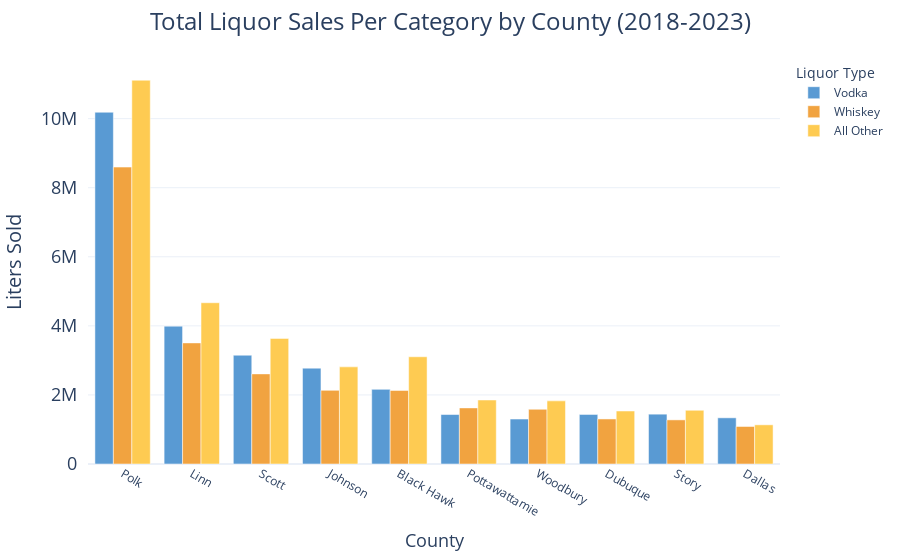

Notebook cell for this chart:
### Code cell
short_liquor_order = ['Vodka', 'Whiskey', 'All Other' ]
#county_order = ['Polk', 'Linn', 'Scott', 'Johnson', 'Black Hawk', 'Pottawattamie', 'Woodbury', 'Dubuque', 'Story', 'Dallas']
fig = px.bar(
    top_cats_counties_df, 
    x='county', 
    y='liters_sold_per_cat', 
    color='liquor_type', 
    template='plotly_white',
    category_orders = {'liquor_type': liquor_order, 'county': county_order},
    color_discrete_map = liquor_colors,
    barmode='group',  # Group bars, not stack them
    labels={'liters_sold_per_cat': 'Liters Sold Per Category ', 'county': 'County ', 'liquor_type': 'Liquor Type '},  # Renaming axis labels for clarity
)

# Update layout if necessary
fig.update_layout(
        xaxis = dict(
        title = 'County',
        title_font = dict(size = 18),
        tickfont=dict(size=12)
        ),
    
        yaxis = dict(
        title='Liters Sold',
        title_font = dict(size = 20),
        tickfont=dict(size=18),
        ticksuffix = '  ',
        tickformat= ".0s" # No decimal places, use SI notation
       ) ,
    
       title=dict(
        text = 'Total Liquor Sales Per Category by County (2018-2023)',
        x = .5,
        xanchor = 'center',
        font_size = 24
     ),
    
)

fig.show()

### Figure 1 — Plotly figure (JSON) as saved in the notebook; plotly's stock layout.template omitted (floating-point values rounded to 4 significant figures)
{"data": [{"alignmentgroup": "True", "hovertemplate": "Liquor Type =Vodka<br>County =%{x}<br>Liters Sold Per Category =%{y}<extra></extra>", "legendgroup": "Vodka", "marker": {"color": "#599ad3", "pattern": {"shape": ""}}, "name": "Vodka", "offsetgroup": "Vodka", "orientation": "v", "showlegend": true, "textposition": "auto", "type": "bar", "x": ["Woodbury", "Dallas", "Pottawattamie", "Dubuque", "Story", "Black Hawk", "Johnson", "Scott", "Linn", "Polk"], "xaxis": "x", "y": [1302000.0, 1337000.0, 1433000.0, 1434000.0, 1443000.0, 2161000.0, 2775000.0, 3150000.0, 3992000.0, 10180000.0], "yaxis": "y"}, {"alignmentgroup": "True", "hovertemplate": "Liquor Type =Whiskey<br>County =%{x}<br>Liters Sold Per Category =%{y}<extra></extra>", "legendgroup": "Whiskey", "marker": {"color": "#f1a340", "pattern": {"shape": ""}}, "name": "Whiskey", "offsetgroup": "Whiskey", "orientation": "v", "showlegend": true, "textposition": "auto", "type": "bar", "x": ["Dallas", "Story", "Dubuque", "Woodbury", "Pottawattamie", "Black Hawk", "Johnson", "Scott", "Linn", "Polk"], "xaxis": "x", "y": [1086000.0, 1277000.0, 1304000.0, 1585000.0, 1624000.0, 2129000.0, 2132000.0, 2609000.0, 3506000.0, 8597000.0], "yaxis": "y"}, {"alignmentgroup": "True", "hovertemplate": "Liquor Type =All Other<br>County =%{x}<br>Liters Sold Per Category =%{y}<extra></extra>", "legendgroup": "All Other", "marker": {"color": "#FECB52", "pattern": {"shape": ""}}, "name": "All Other", "offsetgroup": "All Other", "orientation": "v", "showlegend": true, "textposition": "auto", "type": "bar", "x": ["Dallas", "Dubuque", "Story", "Woodbury", "Pottawattamie", "Johnson", "Black Hawk", "Scott", "Linn", "Polk"], "xaxis": "x", "y": [1135000.0, 1534000.0, 1555000.0, 1828000.0, 1853000.0, 2812000.0, 3105000.0, 3637000.0, 4669000.0, 11110000.0], "yaxis": "y"}], "layout": {"autosize": true, "barmode": "group", "legend": {"title": {"text": "Liquor Type "}, "tracegroupgap": 0}, "margin": {"t": 60}, "title": {"font": {"size": 24}, "text": "Total Liquor Sales Per Category by County (2018-2023)", "x": 0.5, "xanchor": "center"}, "xaxis": {"anchor": "y", "autorange": true, "categoryarray": ["Polk", "Linn", "Scott", "Johnson", "Black Hawk", "Pottawattamie", "Woodbury", "Dubuque", "Story", "Dallas"], "categoryorder": "array", "domain": [0, 1], "range": [-0.5, 9.5], "tickfont": {"size": 12}, "title": {"font": {"size": 18}, "text": "County"}, "type": "category"}, "yaxis": {"anchor": "x", "autorange": true, "domain": [0, 1], "range": [0, 11700000.0], "tickfont": {"size": 18}, "tickformat": ".0s", "ticksuffix": "  ", "title": {"font": {"size": 20}, "text": "Liters Sold"}, "type": "linear"}}}
